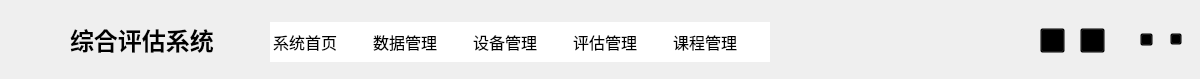
    <widget class="QWidget" name="widget_title" native="true">
     <property name="geometry">
      <rect>
       <x>5</x>
       <y>5</y>
       <width>1200</width>
       <height>79</height>
      </rect>
     </property>
     <widget class="QLabel" name="label_name">
      <property name="geometry">
       <rect>
        <x>70</x>
        <y>20</y>
        <width>170</width>
        <height>40</height>
       </rect>
      </property>
      <property name="font">
       <font>
        <family>华文中宋</family>
        <pointsize>18</pointsize>
        <weight>75</weight>
        <bold>true</bold>
       </font>
      </property>
      <property name="layoutDirection">
       <enum>Qt::LeftToRight</enum>
      </property>
      <property name="text">
       <string>综合评估系统</string>
      </property>
      <property name="textFormat">
       <enum>Qt::AutoText</enum>
      </property>
     </widget>
     <widget class="QLabel" name="label_icon">
      <property name="geometry">
       <rect>
        <x>20</x>
        <y>20</y>
        <width>40</width>
        <height>40</height>
       </rect>
      </property>
      <property name="text">
       <string notr="true"/>
      </property>
      <property name="pixmap">
       <pixmap>Resources/icon.png</pixmap>
      </property>
      <property name="scaledContents">
       <bool>true</bool>
      </property>
     </widget>
     <widget class="QListWidget" name="listWidget_enter">
      <property name="geometry">
       <rect>
        <x>270</x>
        <y>22</y>
        <width>500</width>
        <height>40</height>
       </rect>
      </property>
      <property name="font">
       <font>
        <pointsize>10</pointsize>
       </font>
      </property>
      <property name="acceptDrops">
       <bool>true</bool>
      </property>
      <property name="layoutDirection">
       <enum>Qt::LeftToRight</enum>
      </property>
      <property name="autoFillBackground">
       <bool>false</bool>
      </property>
      <property name="frameShape">
       <enum>QFrame::NoFrame</enum>
      </property>
      <property name="frameShadow">
       <enum>QFrame::Sunken</enum>
      </property>
      <property name="dragEnabled">
       <bool>false</bool>
      </property>
      <property name="flow">
       <enum>QListView::LeftToRight</enum>
      </property>
      <property name="resizeMode">
       <enum>QListView::Fixed</enum>
      </property>
      <property name="gridSize">
       <size>
        <width>100</width>
        <height>0</height>
       </size>
      </property>
      <item>
       <property name="text">
        <string>系统首页</string>
       </property>
       <property name="font">
        <font>
         <family>微软雅黑</family>
         <pointsize>12</pointsize>
        </font>
       </property>
      </item>
      <item>
       <property name="text">
        <string>数据管理</string>
       </property>
       <property name="font">
        <font>
         <family>微软雅黑</family>
         <pointsize>12</pointsize>
         <weight>50</weight>
         <bold>false</bold>
        </font>
       </property>
      </item>
      <item>
       <property name="text">
        <string>设备管理</string>
       </property>
       <property name="font">
        <font>
         <family>微软雅黑</family>
         <pointsize>12</pointsize>
        </font>
       </property>
      </item>
      <item>
       <property name="text">
        <string>评估管理</string>
       </property>
       <property name="font">
        <font>
         <family>微软雅黑</family>
         <pointsize>12</pointsize>
        </font>
       </property>
      </item>
      <item>
       <property name="text">
        <string>课程管理</string>
       </property>
       <property name="font">
        <font>
         <family>微软雅黑</family>
         <pointsize>12</pointsize>
        </font>
       </property>
      </item>
     </widget>
     <widget class="QPushButton" name="pushButton_close">
      <property name="geometry">
       <rect>
        <x>1170</x>
        <y>33</y>
        <width>12</width>
        <height>12</height>
       </rect>
      </property>
      <property name="styleSheet">
       <string notr="true">background-color:transparent</string>
      </property>
      <property name="text">
       <string/>
      </property>
      <property name="iconSize">
       <size>
        <width>10</width>
        <height>10</height>
       </size>
      </property>
     </widget>
     <widget class="QPushButton" name="pushButton_min">
      <property name="geometry">
       <rect>
        <x>1140</x>
        <y>33</y>
        <width>13</width>
        <height>13</height>
       </rect>
      </property>
      <property name="styleSheet">
       <string notr="true">background-color:transparent</string>
      </property>
      <property name="text">
       <string/>
      </property>
      <property name="iconSize">
       <size>
        <width>10</width>
        <height>10</height>
       </size>
      </property>
     </widget>
     <widget class="QPushButton" name="pushButton_set">
      <property name="geometry">
       <rect>
        <x>1080</x>
        <y>28</y>
        <width>25</width>
        <height>25</height>
       </rect>
      </property>
      <property name="styleSheet">
       <string notr="true">background-color:transparent</string>
      </property>
      <property name="text">
       <string/>
      </property>
      <property name="iconSize">
       <size>
        <width>20</width>
        <height>20</height>
       </size>
      </property>
     </widget>
     <widget class="QLabel" name="label">
      <property name="geometry">
       <rect>
        <x>1120</x>
        <y>28</y>
        <width>10</width>
        <height>23</height>
       </rect>
      </property>
      <property name="styleSheet">
       <string notr="true">background-color:transparent</string>
      </property>
      <property name="midLineWidth">
       <number>0</number>
      </property>
      <property name="text">
       <string/>
      </property>
      <property name="pixmap">
       <pixmap>Resources/ic_ge.png</pixmap>
      </property>
      <property name="scaledContents">
       <bool>true</bool>
      </property>
     </widget>
     <widget class="QPushButton" name="pushButton_add">
      <property name="geometry">
       <rect>
        <x>1040</x>
        <y>28</y>
        <width>25</width>
        <height>25</height>
       </rect>
      </property>
      <property name="styleSheet">
       <string notr="true">background-color:transparent</string>
      </property>
      <property name="text">
       <string/>
      </property>
      <property name="iconSize">
       <size>
        <width>20</width>
        <height>20</height>
       </size>
      </property>
     </widget>
    </widget>
